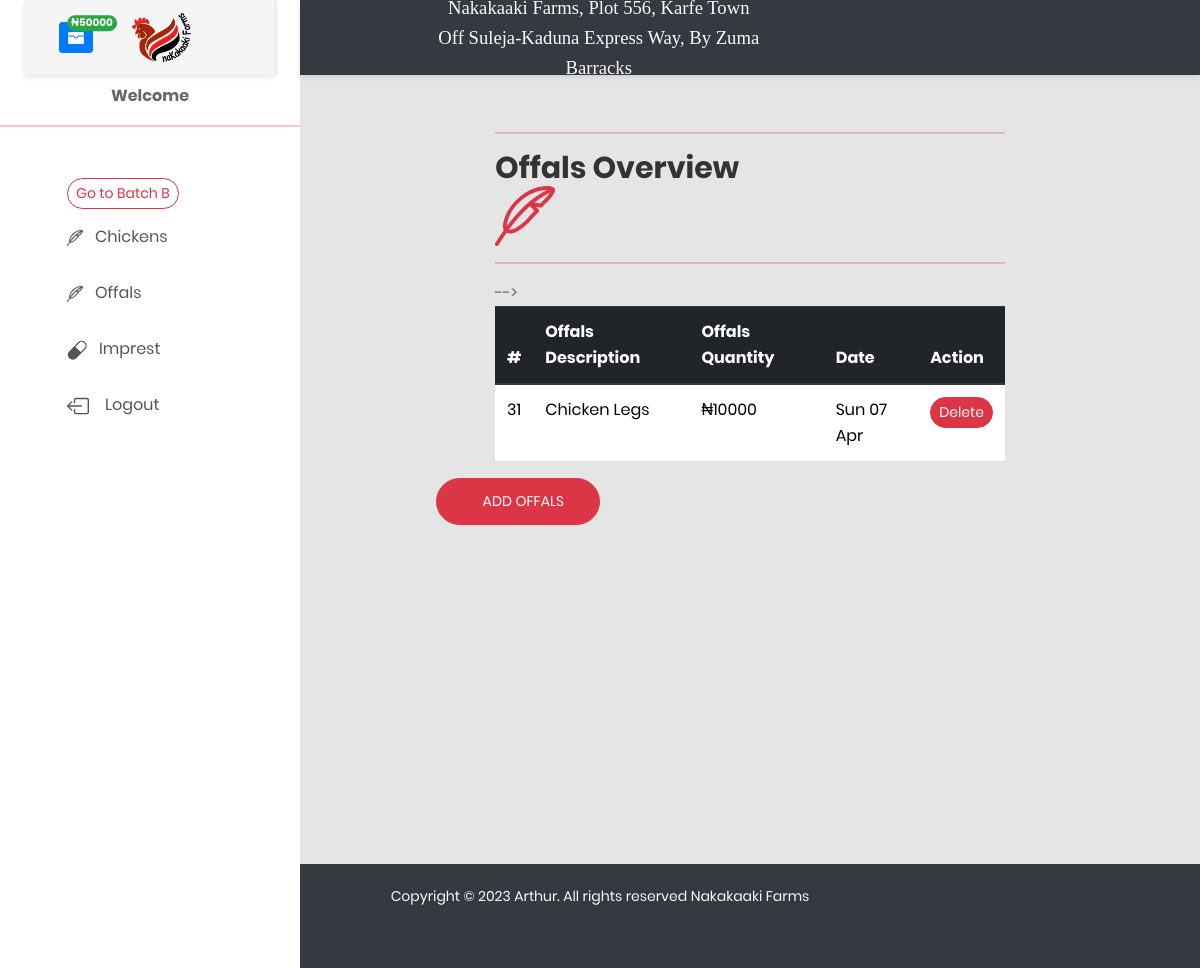
The page /offals_overview/ on the database its author committed.
### poultry/models.py (models this page shows)
class Offals(models.Model):
    offals_description = models.CharField(max_length=100)
    offals_cost = models.IntegerField(default=0, null=True, blank=True)
    date = models.DateTimeField(auto_now_add=True, null=True, blank=False)

### poultry/views.py (the view)
# urls.py: path('offals_overview/', views.offals_overview, name='offals_overview'),
def offals_overview(request):
    off = Offals.objects.all().order_by('-date')
    imprest = Imprest.objects.values_list('total_imprest', flat=True).last()
    context = {
        'off': off,
        'imprest': imprest,
    }
    return render(request, 'poultry/offals_overview.html', context)

### poultry/templates/poultry/offals_overview.html (shortened to what this page needs)
{%extends 'poultry/base.html'%}
{%load crispy_forms_tags%}
{%block content%}
<div class="container-fluid">
 <div class="row">
  <div class="col-md-8 offset-2">
      <hr class="text-danger">
      <div class="row">
          <div class="col-7">
               <h2>Offals Overview
      <i>
      </i>
               </h2>
          </div>
          <div class="col-3">
          </div>
      </div>
{%if queryset and date%}
      <div>{%include 'poultry/message.html'%}</div>
   <table class="table">
  <thead class="thead-dark">
    <tr>
      <th scope="col">#</th>
      <th scope="col">Offals Description</th>
      <th scope="col">Offals Cost</th>
       <th scope="col">Date</th>
        <th scope="col">Action</th>
    </tr>
  <hr class="text-danger">
  <!-- </thead>
  <tbody>
   {%for rows in queryset%}
    <tr>
       <td>{{rows.id}}</td>
       <td>{{rows.drug_description}}</td>
        <td>₦{{rows.drug_cost}}</td>
       <td>{{rows.date}}</td>
         {%if user.is_superuser%}
        <td><a href="{%url 'update_drugs' rows.id%}" class="btn btn-sm btn-primary rounded-pill">Update</a></td>
         {%endif%}
    </tr>
    {%endfor%}
  </tbody>
</table>
</div>
     <div class="col-md-4">
   <div class="overview-wrap">
      <h2 class="title-1"></h2>
      <a href="{%url 'drugs_overview'%}"><button class="btn au-btn btn-sm btn-danger rounded-pill my-3">
      <i class="zmdi zmdi-plus"></i>add drugs</button></a>
 </div>
    </div>
     <div class="col-md-2">
      <a href="{%url 'drugs_overview'%}" class="btn au-btn btn-sm btn-danger rounded-pill my-3">Refresh</a>
         </div>
</div>
  </div>
      {%elif queryset.count == 0%}
<div>{%include 'poultry/message.html'%}</div>
   <h3 class="my-2">No Data Found</h3>
<div class="col-md-2">
      <a href="{%url 'drugs_overview'%}" class="btn au-btn btn-sm btn-danger rounded-pill my-3">Refresh</a>
</div>
{%else%}
   <table class="table">
  <thead class="thead-dark">
    <tr>
      <th scope="col">#</th>
      <th scope="col">Offals Description</th>
      <th scope="col">Offals Quantity</th>
       <th scope="col">Date</th>
       <th scope="col">Action</th>
    </tr>
  <hr class="text-danger">
 </thead>
       <tbody>-->
   {%for rows in off%}
    <tr>
       <td>{{rows.id}}</td>
       <td>{{rows.offals_description}}</td>
        <td>₦{{rows.offals_cost}}</td>
       <td>{{rows.date|date:"D d M"}}</td>
        <td><a href="{%url 'offals_overview_delete' rows.id%}" class="btn btn-sm btn-danger rounded-pill">Delete</a></td>
    </tr>
    {%endfor%}
  </tbody>
</table>
</div>
     <div class="col-md-4">
   <div class="overview-wrap">
      <a href="{%url 'offals'%}"><button class="btn au-btn btn-sm btn-danger rounded-pill my-3">
      <i class="zmdi zmdi-plus"></i>add Offals</button></a>
 </div>
    </div>
</div>
  </div>
{%endif%}
{%endblock%}

### rows shown on the page
Offals: id "31", offals_description "Chicken Legs", offals_cost "10000", date "Sun 07 Apr"

### other values the page prints
{{ imprest }} "50000"
